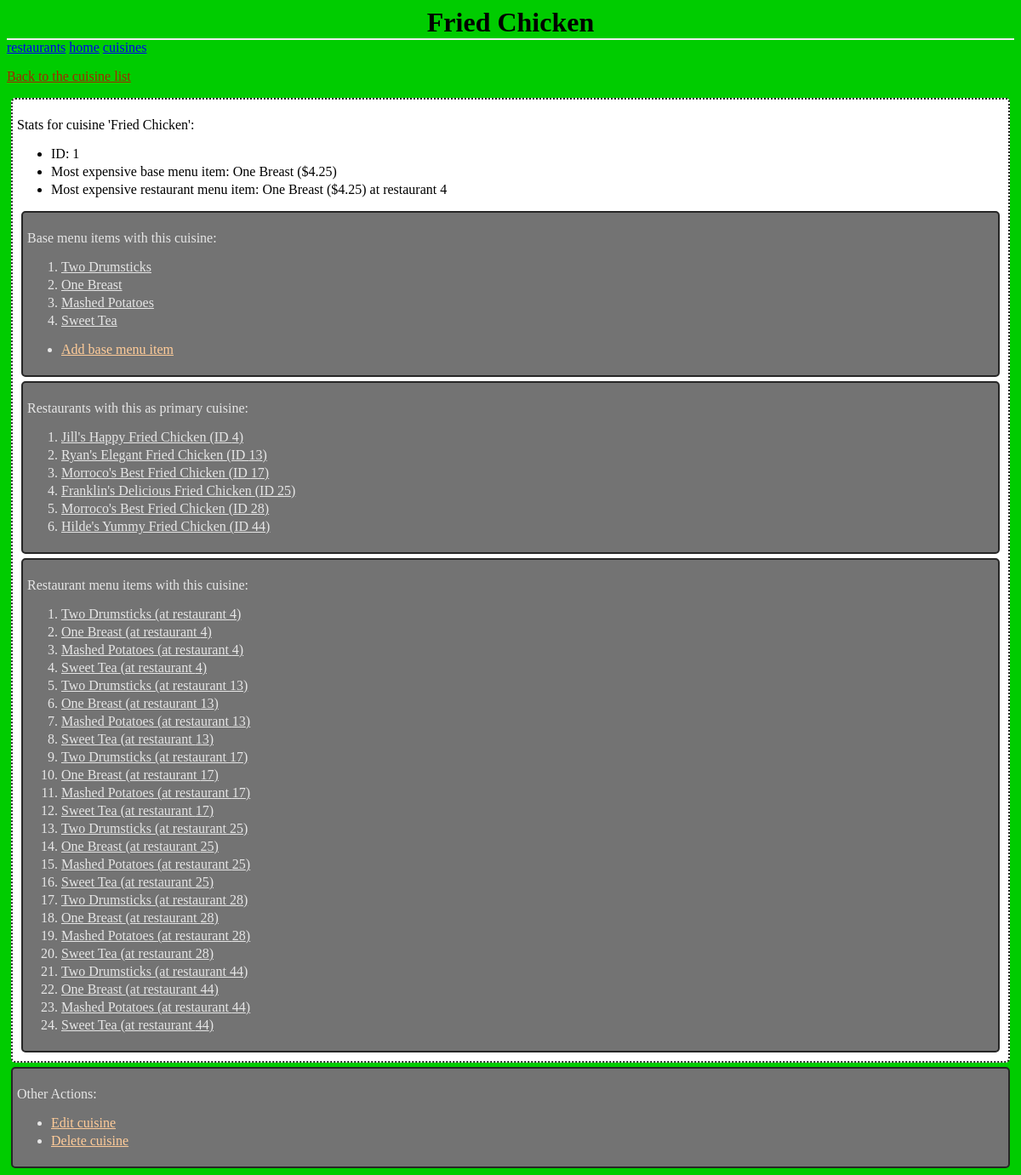
The page /cuisines/1/ on the database its author committed.
### database_setup.py (models this page shows, shortened)
class Cuisine(Base):
	__tablename__ = 'cuisine'
	id = Column(Integer, primary_key=True)
	name = Column(String(80), nullable=False, unique=True)

class BaseMenuItem(Base):
	__tablename__ = 'base_menu_item'
	name = Column(String(80), nullable=False, unique=True)
	id = Column(Integer, primary_key=True)
	description = Column(String(250))
	price = Column(String(8))
	course = Column(String(250))
	cuisine_id = Column(Integer, ForeignKey('cuisine.id'))
	cuisine = relationship(Cuisine)

class RestaurantMenuItem(Base):
	__tablename__ = 'restaurant_menu_item'
	name = Column(String(80), nullable=False)
	id = Column(Integer, primary_key=True)
	description = Column(String(250))
	price = Column(String(8))
	course = Column(String(250))
	restaurant_id = Column(Integer, ForeignKey('restaurant.id'))
	baseMenuItem_id = Column(Integer, ForeignKey('base_menu_item.id'))
	restaurant = relationship(Restaurant)
	baseMenuItem = relationship(BaseMenuItem)

class Restaurant(Base):
	__tablename__ = 'restaurant'
	id = Column(Integer, primary_key=True)
	name = Column(String(250), nullable=False)
	cuisine_id = Column(Integer, ForeignKey('cuisine.id'))
	user_id = Column(Integer, ForeignKey('user.id'))
	cuisine = relationship(Cuisine)
	user = relationship(User)

### project.py (the view)
@app.route('/cuisines/<int:cuisine_id>/')
def cuisine(cuisine_id):
        cuisine = RestaurantManager.getCuisine(cuisine_id=cuisine_id)
        restaurants = RestaurantManager.getRestaurants(cuisine_id=cuisine_id)
        baseMenuItems = RestaurantManager.\
                        getBaseMenuItems(cuisine_id=cuisine_id)
        restaurantMenuItems = RestaurantManager.\
                              getRestaurantMenuItems(cuisine_id=cuisine_id)
        if len(baseMenuItems) > 0:
            mostExpensiveBaseMenuItem = baseMenuItems[0]
            for item in baseMenuItems:
                if item.price > mostExpensiveBaseMenuItem.price:
                    mostExpensiveBaseMenuItem = item
        else:
            mostExpensiveBaseMenuItem = RestaurantManager.getBaseMenuItem(-1)
            mostExpensiveBaseMenuItem.name = "N/A"
            mostExpensiveBaseMenuItem.price = "N/A"
        if len(restaurantMenuItems) > 0:
            mostExpensiveRestaurantMenuItem = restaurantMenuItems[0]
            for item in restaurantMenuItems:
                if item.price > mostExpensiveRestaurantMenuItem.price:
                    mostExpensiveRestaurantMenuItem = item
        else:
            mostExpensiveRestaurantMenuItem = RestaurantManager.getBaseMenuItem(-1)
            mostExpensiveRestaurantMenuItem.name = "N/A"
            mostExpensiveRestaurantMenuItem.price = "N/A"
        return render_template("Cuisine.html",
                               cuisine=cuisine,
                               mostExpensiveBaseMenuItem=mostExpensiveBaseMenuItem,
                               mostExpensiveRestaurantMenuItem=mostExpensiveRestaurantMenuItem,
                               restaurants=restaurants,
                               baseMenuItems=baseMenuItems,
                               restaurantMenuItems=restaurantMenuItems)

### RestaurantManager.py (called while the page is built)
def getRestaurantDBSession():
    engine = create_engine('sqlite:///restaurants.db')
    Base.metadata.bind = engine
    DBSession = sessionmaker(bind=engine)
    session = DBSession()
    return session

def getRestaurants(cuisine_id=None):
    session = getRestaurantDBSession()
    if cuisine_id is not None:
        restaurants = session.query(Restaurant).\
                      filter_by(cuisine_id=cuisine_id).all()
    else:
        restaurants = session.query(Restaurant).\
                      order_by(Restaurant.id).all()
    session.close()
    return restaurants

def getBaseMenuItems(cuisine_id=None):
    session = getRestaurantDBSession()
    if cuisine_id is not None:
        baseMenuItems = session.query(BaseMenuItem).\
                        filter_by(cuisine_id=cuisine_id).all()
    else:
        baseMenuItems = session.query(BaseMenuItem).\
                        order_by(BaseMenuItem.id).all()
    session.close()
    return baseMenuItems

def getCuisine(cuisine_id=None, name=None):
    session = getRestaurantDBSession()
    if cuisine_id is not None:
        cuisine  = session.query(Cuisine).filter_by(id=cuisine_id).one()
    elif name is not None:
        cuisine = session.query(Cuisine).filter_by(name=name).one()
    session.close()
    return cuisine

### templates/Cuisine.html (shortened to what this page needs)
<html>
<head>
	<link rel=stylesheet type=text/css href="{{url_for('static',
											           filename='Cuisines.css')}}">
</head>
<body>
	<h1 class='header'>
		{{cuisine.name}}
	</h1>
	<div class='homeLinks'>
		<a href="{{url_for('restaurants')}}">restaurants</a>
		<a href="{{url_for('restaurantManagerIndex')}}">home</a>
		<a href="{{url_for('cuisines')}}">cuisines</a>
	</div>
	<p>
		<a class='backLink' href="{{url_for('cuisines')}}">
			Back to the cuisine list
		</a>
	</p>
	<div class='stats'>
		<p>Stats for cuisine '{{cuisine.name}}':</p>
		<ul>
			<li>ID: {{cuisine.id}}</li>
			<li>Most expensive base menu item: {{mostExpensiveBaseMenuItem.name}}
				({{mostExpensiveBaseMenuItem.price}})</li>
			<li>Most expensive restaurant menu item:
				{{mostExpensiveRestaurantMenuItem.name}}
				({{mostExpensiveRestaurantMenuItem.price}}) at
				restaurant {{mostExpensiveRestaurantMenuItem.restaurant_id}}</li>
		</ul>
		<div class='list'>
		<p>
			Base menu items with this cuisine:
		</p>
		<ol>
			{% for item in baseMenuItems %}
			<li>
			<a class='forwardLink' href="{{url_for('baseMenuItem',
							   cuisine_id=cuisine.id,
							   baseMenuItem_id=item.id)}}">
				{{item.name}}</a>
			</li>
			{% endfor %}
		</ol>
		<ul>
			<li><a class='actionLink' href="{{url_for('addBaseMenuItem',
							   	   cuisine_id=cuisine.id)}}">
				Add base menu item</a>
			</li>
		</ul>
		</div>
		<div class='list'>
		<p>
			Restaurants with this as primary cuisine:
		</p>
		<ol>
			{% for restaurant in restaurants %}
			<li>
			<a class='forwardLink' href="{{url_for('restaurant',
							   restaurant_id=restaurant.id)}}">
				{{restaurant.name}} (ID {{restaurant.id}})</a>
			</li>
			{% endfor %}
		</ol>
		</div>
		<div class='list'>
		<p>
			Restaurant menu items with this cuisine:
		</p>
		<ol>
			{% for item in restaurantMenuItems %}
			<li>
			<a class='forwardLink' href="{{url_for('restaurantMenuItem',
							   restaurant_id=item.restaurant_id,
							   restaurantMenuItem_id=item.id)}}">
				{{item.name}} (at restaurant {{item.restaurant_id}})</a>
			</li>
			{% endfor %}
		</ol>
		</div>
	</div>
	<div class='list'>
	<p>Other Actions:</p>
	<ul>
		<li><a class='actionLink' href="{{url_for('editCuisine',
							   cuisine_id=cuisine.id)}}">
			Edit cuisine</a>
		</li>
		<li><a class='actionLink' href="{{url_for('deleteCuisine',
							   cuisine_id=cuisine.id)}}">
			Delete cuisine</a>
		</li>
	</ul>
	</div>
</body>
</html>

### static/Cuisines.css (style rules this page uses)
body { font-family: serif; background-color: #00cc00 }
li { margin: 0 0 3px 0; }
.header { left: 50%; text-align: center; font-family: 'Georgia', serif; border-bottom: 2px solid #eee; margin: 0; }
.list { border: 2px solid; border-radius: 5px; padding: 5px; margin: 5px; border-color: #262626; background-color: #737373; color: #e6e6e6; }
.stats { border: 2px dotted; border-radius: 5px; padding: 5px; margin: 5px; border-color: #262626; background-color: #ffffff; color: #000000; }
.backLink { color: #a52600; }
.actionLink { color: #ffcc99; }
.forwardLink { color: #e6e6e6; }

### rows shown on the page
Cuisine: name "Fried Chicken", id "1"
BaseMenuItem: name "One Breast", price "$4.25"
RestaurantMenuItem: name "One Breast", price "$4.25", restaurant_id "4"
BaseMenuItem: name "Two Drumsticks"
BaseMenuItem: name "Mashed Potatoes"
BaseMenuItem: name "Sweet Tea"
Restaurant: name "Jill's Happy Fried Chicken", id "4"
Restaurant: name "Ryan's Elegant Fried Chicken", id "13"
Restaurant: name "Morroco's Best Fried Chicken", id "17"
Restaurant: name "Franklin's Delicious Fried Chicken", id "25"
Restaurant: name "Morroco's Best Fried Chicken", id "28"
Restaurant: name "Hilde's Yummy Fried Chicken", id "44"
RestaurantMenuItem: name "Two Drumsticks", restaurant_id "4"
RestaurantMenuItem: name "Mashed Potatoes", restaurant_id "4"
RestaurantMenuItem: name "Sweet Tea", restaurant_id "4"
RestaurantMenuItem: name "Two Drumsticks", restaurant_id "13"
RestaurantMenuItem: name "One Breast", restaurant_id "13"
RestaurantMenuItem: name "Mashed Potatoes", restaurant_id "13"
RestaurantMenuItem: name "Sweet Tea", restaurant_id "13"
RestaurantMenuItem: name "Two Drumsticks", restaurant_id "17"
RestaurantMenuItem: name "One Breast", restaurant_id "17"
RestaurantMenuItem: name "Mashed Potatoes", restaurant_id "17"
RestaurantMenuItem: name "Sweet Tea", restaurant_id "17"
RestaurantMenuItem: name "Two Drumsticks", restaurant_id "25"
RestaurantMenuItem: name "One Breast", restaurant_id "25"
RestaurantMenuItem: name "Mashed Potatoes", restaurant_id "25"
RestaurantMenuItem: name "Sweet Tea", restaurant_id "25"
RestaurantMenuItem: name "Two Drumsticks", restaurant_id "28"
RestaurantMenuItem: name "One Breast", restaurant_id "28"
RestaurantMenuItem: name "Mashed Potatoes", restaurant_id "28"
RestaurantMenuItem: name "Sweet Tea", restaurant_id "28"
RestaurantMenuItem: name "Two Drumsticks", restaurant_id "44"
RestaurantMenuItem: name "One Breast", restaurant_id "44"
RestaurantMenuItem: name "Mashed Potatoes", restaurant_id "44"
RestaurantMenuItem: name "Sweet Tea", restaurant_id "44"
